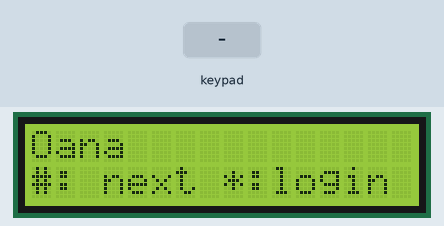
The sketch below on a simulated Arduino Uno, built with avr-gcc and run on an emulated ATmega328P. Shown: 16×2 character LCD. Inputs (shaded band) come from the test bench. What the sketch prints to the serial monitor is not drawn.

Above: at 1.2 s.
1.3 s: keypad keys 1 2 3 4 # pressed 0.4 s apart
At 2.6 s:
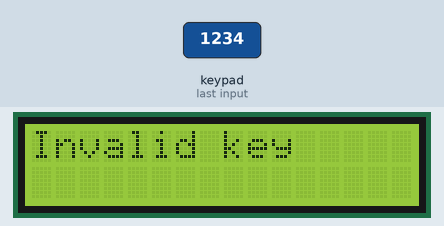
5.0 s: key '*' pressed
At 5.6 s:
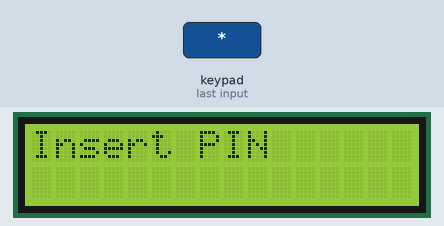
6.5 s: keypad keys 0 0 0 0 pressed 0.4 s apart
At 9.4 s:
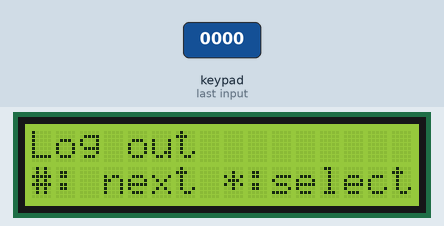
10.2 s: key '#' pressed
At 10.9 s:
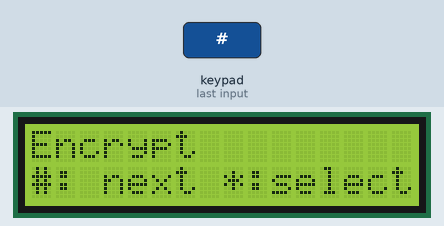
11.7 s: keypad keys 1 2 3 4 * pressed 0.4 s apart
At 16.8 s:
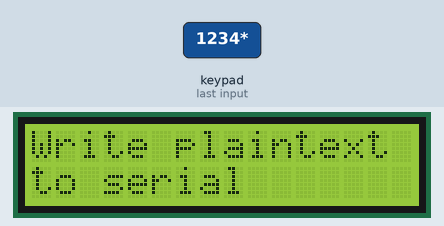
Timing chart, 0 to 17.7 s (numbered marks = the images above; inputs shaded):
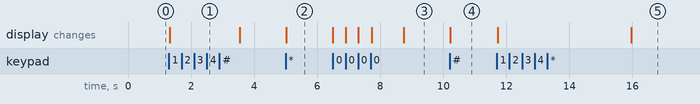

The sketch:

final.ino
```cpp
#include <Wire.h>
#include <LiquidCrystal_I2C.h>
#include <Keypad.h>

const byte ROWS = 4; //four rows
const byte COLS = 3; //three columns

char keys[ROWS][COLS] = {
  {'1','2','3'},
  {'4','5','6'},
  {'7','8','9'},
  {'*','0','#'}
};
byte rowPins[ROWS] = {9, 8, 7, 6}; //connect to the row pinouts of the keypad
byte colPins[COLS] = {5, 4, 3}; //connect to the column pinouts of the keypad

//Create an object of keypad
Keypad keypad = Keypad( makeKeymap(keys), rowPins, colPins, ROWS, COLS );

int wait = 1;

LiquidCrystal_I2C lcd(0x27, 2, 1, 0, 4, 5, 6, 7, 3, POSITIVE);  // Set the LCD I2C address

char menu_items[3][16] = {"Log out", "Encrypt", "Decrypt"};
char users[2][16] = {"Oana", "Admin"};
char pins[2][4] = {"1234", "0000"};
char sym_keys[2][8] = {"oanakey1", "adminkey"};

int active_user = -1;
char buffer_read[34];

void setup()
{
  Serial.begin(9600);
  lcd.begin(16,2);               // initialize the lcd
  lcd.backlight(); // Turn on the LCD backlight
}

void readfromserial()
{
  String msg;

  Serial.println("Please provide input of up to 32 bytes.");
  while (Serial.available() == 0){}

  msg = Serial.readString(); // Read the message from the serial port
  msg.toCharArray(buffer_read, 34);
}


void myprint(char* s1, char* s2)
{
  lcd.clear();
  lcd.print(s1);
  lcd.setCursor(0, 1);
  lcd.print(s2);
}

void login_menu(int user)
{
  myprint(users[user], "#: next *:login");
  char key = keypad.getKey();
  while (!key)
    key = keypad.getKey();
  if (key == '#'){
    user = (user + 1) % 2;
    login_menu(user);
  } else if (key == '*'){
    ask_pin(user);
  } else {
    myprint("Invalid key", "");
    delay(500);
    login_menu(user);
  }
}

void ask_pin(int user)
{
  myprint("Insert PIN", "");
  char inserted_pin[4];
  for (int i = 0; i < 4; i++){
    char key = keypad.getKey();
    while (!key)
      key = keypad.getKey();
    inserted_pin[i] = key;
    lcd.print("*");
  }
  for (int i = 0; i < 4; i++){
    if(pins[user][i] != inserted_pin[i]){
      myprint("Wrong PIN", "");
      delay(500);
      login_menu(user);
    }
  }
  myprint("Welcome,", users[user]);
  active_user = user;
  delay(1000);
  menu(0);
}

void encrypt_message()
{
  myprint("Write plaintext", "to serial");
  readfromserial();
  Serial.println("Received:");
  Serial.println(buffer_read);
  myprint("Thank you", "Encrypting...");

  char cypher[34];
  int i;
  cypher[0] = active_user + 67;
  for(i = 0; buffer_read[i] != 0; i++){
    cypher[i+1] = buffer_read[i] ^ sym_keys[active_user][i % 8];
  }
  cypher[i+1] = 0;
  Serial.println("Encryption:");
  Serial.println(cypher);
  delay(1000);
  myprint("Message","encrypted");
}

void decrypt_message()
{
  myprint("Write cypher", "to serial");
  readfromserial();
  Serial.println("Received:");
  Serial.println(buffer_read);
  myprint("Thank you", "Decrypting...");

  char plain[34];
  int i;
  int key_used = buffer_read[0] - 67;
  if(key_used != active_user && active_user != 1){
    myprint("Unauthorized", "to decrypt");
    delay(1000);
    return;
  }

  for(i = 1; buffer_read[i] != 0; i++){
    plain[i-1] = buffer_read[i] ^ sym_keys[key_used][(i-1) % 8];
  }
  plain[i-1] = 0;
  Serial.println("Decryption:");
  Serial.println(plain);
  delay(1000);
  myprint("Message","decrypted");
}

void menu(int screen)
{
  myprint(menu_items[screen], "#: next *:select");
  char key = keypad.getKey();
  while (!key)
    key = keypad.getKey();
  if (key == '#'){
    screen = (screen + 1) % 3;
    menu(screen);
  } else if (key == '*'){
    if (screen == 0){
      myprint("Goodbye,", users[active_user]);
      active_user = -1;
      delay(1000);
      login_menu(0);
    } else if (screen == 1) {
      encrypt_message();
    } else if (screen == 2) {
      decrypt_message();
    }
    delay(1000);
    menu(screen);
  } else {
    myprint("Invalid key", "");
    delay(1000);
    menu(screen);
  }
}

void loop()
{
  login_menu(0);
}
```

Measured:
- after the input at 1.3 s, the display: changes at once (image 1)
- after the input at 5.0 s, the display: changes at once (image 2)
- after the input at 6.5 s, the display: first changes at once (image 3 shows a later state)
- after the input at 10.2 s, the display: changes at once (image 4)
- after the input at 11.7 s, the display: first changes at once (image 5 shows a later state)
